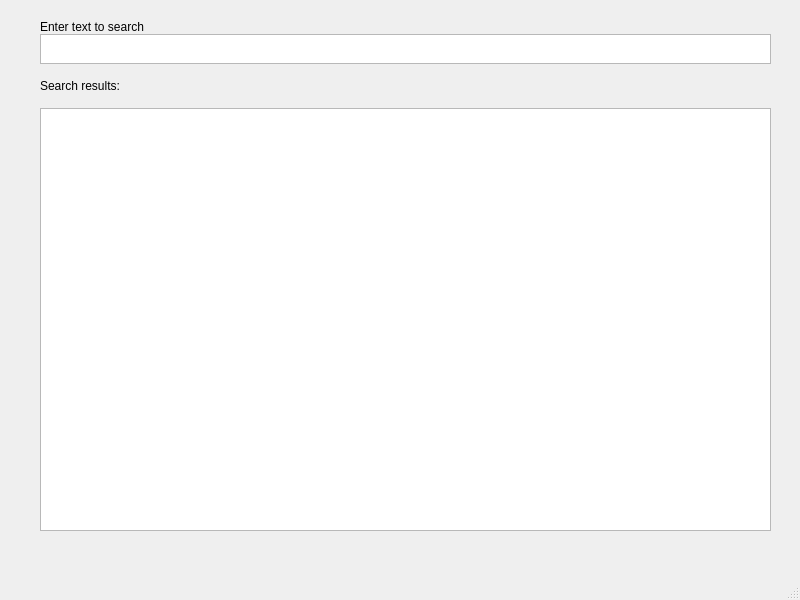
<?xml version="1.0" encoding="UTF-8"?>
<ui version="4.0">
 <class>MainWindow</class>
 <widget class="QMainWindow" name="MainWindow">
  <property name="geometry">
   <rect>
    <x>0</x>
    <y>0</y>
    <width>800</width>
    <height>600</height>
   </rect>
  </property>
  <property name="windowTitle">
   <string>MainWindow</string>
  </property>
  <widget class="QWidget" name="centralwidget">
   <widget class="QWidget" name="verticalLayoutWidget_3">
    <property name="geometry">
     <rect>
      <x>40</x>
      <y>20</y>
      <width>731</width>
      <height>511</height>
     </rect>
    </property>
    <layout class="QVBoxLayout" name="verticalLayout_3">
     <property name="spacing">
      <number>15</number>
     </property>
     <property name="sizeConstraint">
      <enum>QLayout::SizeConstraint::SetMinimumSize</enum>
     </property>
     <item>
      <layout class="QVBoxLayout" name="verticalLayout">
       <property name="spacing">
        <number>0</number>
       </property>
       <property name="sizeConstraint">
        <enum>QLayout::SizeConstraint::SetDefaultConstraint</enum>
       </property>
       <property name="bottomMargin">
        <number>0</number>
       </property>
       <item>
        <widget class="QLabel" name="select_txt">
         <property name="text">
          <string>Enter text to search</string>
         </property>
        </widget>
       </item>
       <item>
        <widget class="QTextEdit" name="textEdit">
         <property name="sizePolicy">
          <sizepolicy hsizetype="Minimum" vsizetype="Maximum">
           <horstretch>0</horstretch>
           <verstretch>0</verstretch>
          </sizepolicy>
         </property>
         <property name="maximumSize">
          <size>
           <width>16777215</width>
           <height>30</height>
          </size>
         </property>
        </widget>
       </item>
      </layout>
     </item>
     <item>
      <layout class="QVBoxLayout" name="verticalLayout_6">
       <item>
        <widget class="QLabel" name="label_3">
         <property name="text">
          <string>Search results:</string>
         </property>
        </widget>
       </item>
       <item>
        <widget class="QListView" name="listView_3"/>
       </item>
      </layout>
     </item>
    </layout>
   </widget>
  </widget>
  <widget class="QMenuBar" name="menubar">
   <property name="geometry">
    <rect>
     <x>0</x>
     <y>0</y>
     <width>800</width>
     <height>22</height>
    </rect>
   </property>
  </widget>
  <widget class="QStatusBar" name="statusbar"/>
 </widget>
 <resources/>
 <connections/>
</ui>
